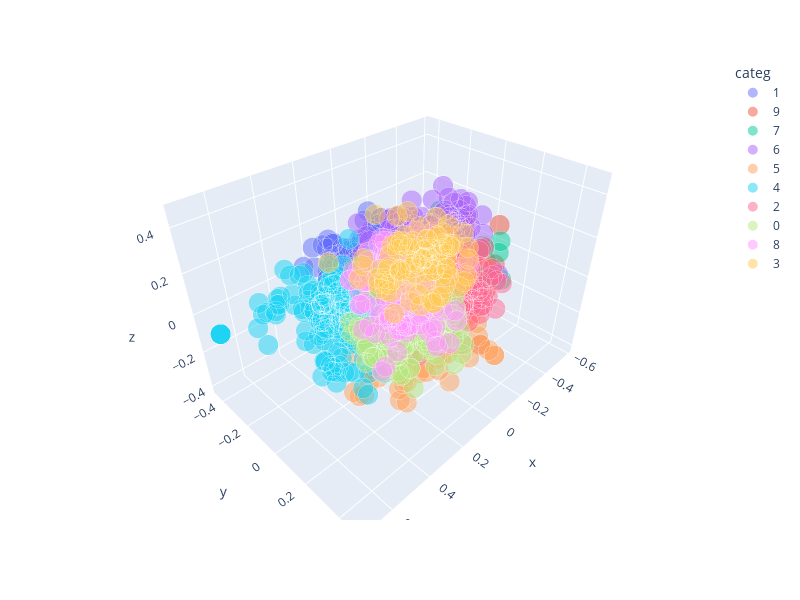

Here is the notebook cell this chart was saved with:
### Code cell
plot_3d(df=dolly_cqa_df_2, categories='iw_kmeans', embeddings='iw_embeddings', reduction='PCA' )
